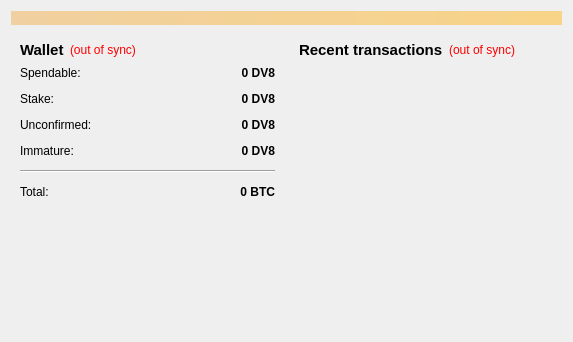
<?xml version="1.0" encoding="UTF-8"?>
<ui version="4.0">
 <class>OverviewPage</class>
 <widget class="QWidget" name="OverviewPage">
  <property name="geometry">
   <rect>
    <x>0</x>
    <y>0</y>
    <width>573</width>
    <height>342</height>
   </rect>
  </property>
  <property name="windowTitle">
   <string>Form</string>
  </property>
  <layout class="QVBoxLayout" name="topLayout">
   <item>
    <widget class="QLabel" name="labelAlerts">
     <property name="visible">
      <bool>false</bool>
     </property>
     <property name="styleSheet">
      <string notr="true">background-color: qlineargradient(x1: 0, y1: 0, x2: 1, y2: 0, stop:0 #F0D0A0, stop:1 #F8D488);  color:#000000
</string>
     </property>
     <property name="wordWrap">
      <bool>true</bool>
     </property>
     <property name="margin">
      <number>3</number>
     </property>
    </widget>
   </item>
   <item>
    <layout class="QHBoxLayout" name="horizontalLayout" stretch="1,1">
     <item>
      <layout class="QVBoxLayout" name="verticalLayout_2">
       <item>
        <widget class="QWidget" name="widget" native="true">
         <layout class="QVBoxLayout" name="verticalLayout_4">
          <item>
           <layout class="QHBoxLayout" name="horizontalLayout_4">
            <item>
             <widget class="QLabel" name="label_5">
              <property name="font">
               <font>
                <pointsize>11</pointsize>
                <weight>75</weight>
                <bold>true</bold>
               </font>
              </property>
              <property name="text">
               <string>Wallet</string>
              </property>
             </widget>
            </item>
            <item>
             <widget class="QLabel" name="labelWalletStatus">
              <property name="toolTip">
               <string>The displayed information may be out of date. Your wallet automatically synchronizes with the DV8Coin network after a connection is established, but this process has not completed yet.</string>
              </property>
              <property name="styleSheet">
               <string notr="true">QLabel { color: red; }</string>
              </property>
              <property name="text">
               <string notr="true">(out of sync)</string>
              </property>
              <property name="alignment">
               <set>Qt::AlignLeading|Qt::AlignLeft|Qt::AlignVCenter</set>
              </property>
             </widget>
            </item>
            <item>
             <spacer name="horizontalSpacer_2">
              <property name="orientation">
               <enum>Qt::Horizontal</enum>
              </property>
              <property name="sizeHint" stdset="0">
               <size>
                <width>40</width>
                <height>20</height>
               </size>
              </property>
             </spacer>
            </item>
           </layout>
          </item>
          <item>
           <layout class="QFormLayout" name="formLayout_2">
            <property name="fieldGrowthPolicy">
             <enum>QFormLayout::AllNonFixedFieldsGrow</enum>
            </property>
            <property name="horizontalSpacing">
             <number>12</number>
            </property>
            <property name="verticalSpacing">
             <number>12</number>
            </property>
            <item row="0" column="0">
             <widget class="QLabel" name="label">
              <property name="text">
               <string>Spendable:</string>
              </property>
             </widget>
            </item>
            <item row="0" column="1">
             <widget class="QLabel" name="labelBalance">
              <property name="font">
               <font>
                <weight>75</weight>
                <bold>true</bold>
               </font>
              </property>
              <property name="cursor">
               <cursorShape>IBeamCursor</cursorShape>
              </property>
              <property name="toolTip">
               <string>Your current spendable balance</string>
              </property>
              <property name="text">
               <string notr="true">0 DV8</string>
              </property>
              <property name="alignment">
               <set>Qt::AlignRight|Qt::AlignTrailing|Qt::AlignVCenter</set>
              </property>
              <property name="textInteractionFlags">
               <set>Qt::LinksAccessibleByMouse|Qt::TextSelectableByKeyboard|Qt::TextSelectableByMouse</set>
              </property>
             </widget>
            </item>
            <item row="1" column="0">
             <widget class="QLabel" name="label_6">
              <property name="text">
               <string>Stake:</string>
              </property>
             </widget>
            </item>
            <item row="1" column="1">
             <widget class="QLabel" name="labelStake">
              <property name="font">
               <font>
                <weight>75</weight>
                <bold>true</bold>
               </font>
              </property>
              <property name="cursor">
               <cursorShape>IBeamCursor</cursorShape>
              </property>
              <property name="toolTip">
               <string>Total of coins that was staked, and do not yet count toward the current balance</string>
              </property>
              <property name="text">
               <string notr="true">0 DV8</string>
              </property>
              <property name="alignment">
               <set>Qt::AlignRight|Qt::AlignTrailing|Qt::AlignVCenter</set>
              </property>
              <property name="textInteractionFlags">
               <set>Qt::LinksAccessibleByMouse|Qt::TextSelectableByKeyboard|Qt::TextSelectableByMouse</set>
              </property>
             </widget>
            </item>
            <item row="2" column="0">
             <widget class="QLabel" name="label_3">
              <property name="text">
               <string>Unconfirmed:</string>
              </property>
             </widget>
            </item>
            <item row="2" column="1">
             <widget class="QLabel" name="labelUnconfirmed">
              <property name="font">
               <font>
                <weight>75</weight>
                <bold>true</bold>
               </font>
              </property>
              <property name="cursor">
               <cursorShape>IBeamCursor</cursorShape>
              </property>
              <property name="toolTip">
               <string>Total of transactions that have yet to be confirmed, and do not yet count toward the current balance</string>
              </property>
              <property name="text">
               <string notr="true">0 DV8</string>
              </property>
              <property name="alignment">
               <set>Qt::AlignRight|Qt::AlignTrailing|Qt::AlignVCenter</set>
              </property>
              <property name="textInteractionFlags">
               <set>Qt::LinksAccessibleByMouse|Qt::TextSelectableByKeyboard|Qt::TextSelectableByMouse</set>
              </property>
             </widget>
            </item>
            <item row="3" column="0">
             <widget class="QLabel" name="labelImmatureText">
              <property name="text">
               <string>Immature:</string>
              </property>
             </widget>
            </item>
            <item row="3" column="1">
             <widget class="QLabel" name="labelImmature">
              <property name="font">
               <font>
                <weight>75</weight>
                <bold>true</bold>
               </font>
              </property>
              <property name="toolTip">
               <string>Mined balance that has not yet matured</string>
              </property>
              <property name="text">
               <string notr="true">0 DV8</string>
              </property>
              <property name="alignment">
               <set>Qt::AlignRight|Qt::AlignTrailing|Qt::AlignVCenter</set>
              </property>
              <property name="textInteractionFlags">
               <set>Qt::LinksAccessibleByMouse|Qt::TextSelectableByKeyboard|Qt::TextSelectableByMouse</set>
              </property>
             </widget>
            </item>
            <item row="4" column="0" colspan="2">
             <widget class="Line" name="line">
              <property name="orientation">
               <enum>Qt::Horizontal</enum>
              </property>
             </widget>
            </item>
            <item row="5" column="0">
             <widget class="QLabel" name="labelTotalText">
              <property name="text">
               <string>Total:</string>
              </property>
             </widget>
            </item>
            <item row="5" column="1">
             <widget class="QLabel" name="labelTotal">
              <property name="font">
               <font>
                <weight>75</weight>
                <bold>true</bold>
               </font>
              </property>
              <property name="cursor">
               <cursorShape>IBeamCursor</cursorShape>
              </property>
              <property name="toolTip">
               <string>Your current total balance</string>
              </property>
              <property name="text">
               <string notr="true">0 BTC</string>
              </property>
              <property name="alignment">
               <set>Qt::AlignRight|Qt::AlignTrailing|Qt::AlignVCenter</set>
              </property>
              <property name="textInteractionFlags">
               <set>Qt::LinksAccessibleByMouse|Qt::TextSelectableByKeyboard|Qt::TextSelectableByMouse</set>
              </property>
             </widget>
            </item>
           </layout>
          </item>
         </layout>
        </widget>
       </item>
       <item>
        <widget class="QLabel" name="coinLogo">
         <property name="text">
          <string/>
         </property>
         <property name="pixmap">
          <pixmap resource="../bitcoin.qrc">:/icons/logo_backg</pixmap>
         </property>
         <property name="alignment">
          <set>Qt::AlignCenter</set>
         </property>
         <property name="margin">
          <number>-2</number>
         </property>
        </widget>
       </item>
       <item>
        <spacer name="verticalSpacer">
         <property name="orientation">
          <enum>Qt::Vertical</enum>
         </property>
         <property name="sizeHint" stdset="0">
          <size>
           <width>20</width>
           <height>40</height>
          </size>
         </property>
        </spacer>
       </item>
      </layout>
     </item>
     <item>
      <layout class="QVBoxLayout" name="verticalLayout_3">
       <item>
        <widget class="QWidget" name="widget_2" native="true">
         <layout class="QVBoxLayout" name="verticalLayout">
          <item>
           <layout class="QHBoxLayout" name="horizontalLayout_2">
            <item>
             <widget class="QLabel" name="label_4">
              <property name="font">
               <font>
                <pointsize>11</pointsize>
                <weight>75</weight>
                <bold>true</bold>
               </font>
              </property>
              <property name="text">
               <string>&lt;b&gt;Recent transactions&lt;/b&gt;</string>
              </property>
             </widget>
            </item>
            <item>
             <widget class="QLabel" name="labelTransactionsStatus">
              <property name="toolTip">
               <string>The displayed information may be out of date. Your wallet automatically synchronizes with the DV8Coin network after a connection is established, but this process has not completed yet.</string>
              </property>
              <property name="styleSheet">
               <string notr="true">QLabel { color: red; }</string>
              </property>
              <property name="text">
               <string notr="true">(out of sync)</string>
              </property>
              <property name="alignment">
               <set>Qt::AlignRight|Qt::AlignTrailing|Qt::AlignVCenter</set>
              </property>
             </widget>
            </item>
            <item>
             <spacer name="horizontalSpacer">
              <property name="orientation">
               <enum>Qt::Horizontal</enum>
              </property>
              <property name="sizeHint" stdset="0">
               <size>
                <width>40</width>
                <height>20</height>
               </size>
              </property>
             </spacer>
            </item>
           </layout>
          </item>
          <item>
           <widget class="QListView" name="listTransactions">
            <property name="styleSheet">
             <string notr="true">QListView { background: transparent; }</string>
            </property>
            <property name="frameShape">
             <enum>QFrame::NoFrame</enum>
            </property>
            <property name="verticalScrollBarPolicy">
             <enum>Qt::ScrollBarAlwaysOff</enum>
            </property>
            <property name="horizontalScrollBarPolicy">
             <enum>Qt::ScrollBarAlwaysOff</enum>
            </property>
            <property name="selectionMode">
             <enum>QAbstractItemView::NoSelection</enum>
            </property>
           </widget>
          </item>
         </layout>
        </widget>
       </item>
      </layout>
     </item>
    </layout>
   </item>
  </layout>
 </widget>
 <resources>
  <include location="../bitcoin.qrc"/>
 </resources>
 <connections/>
</ui>
